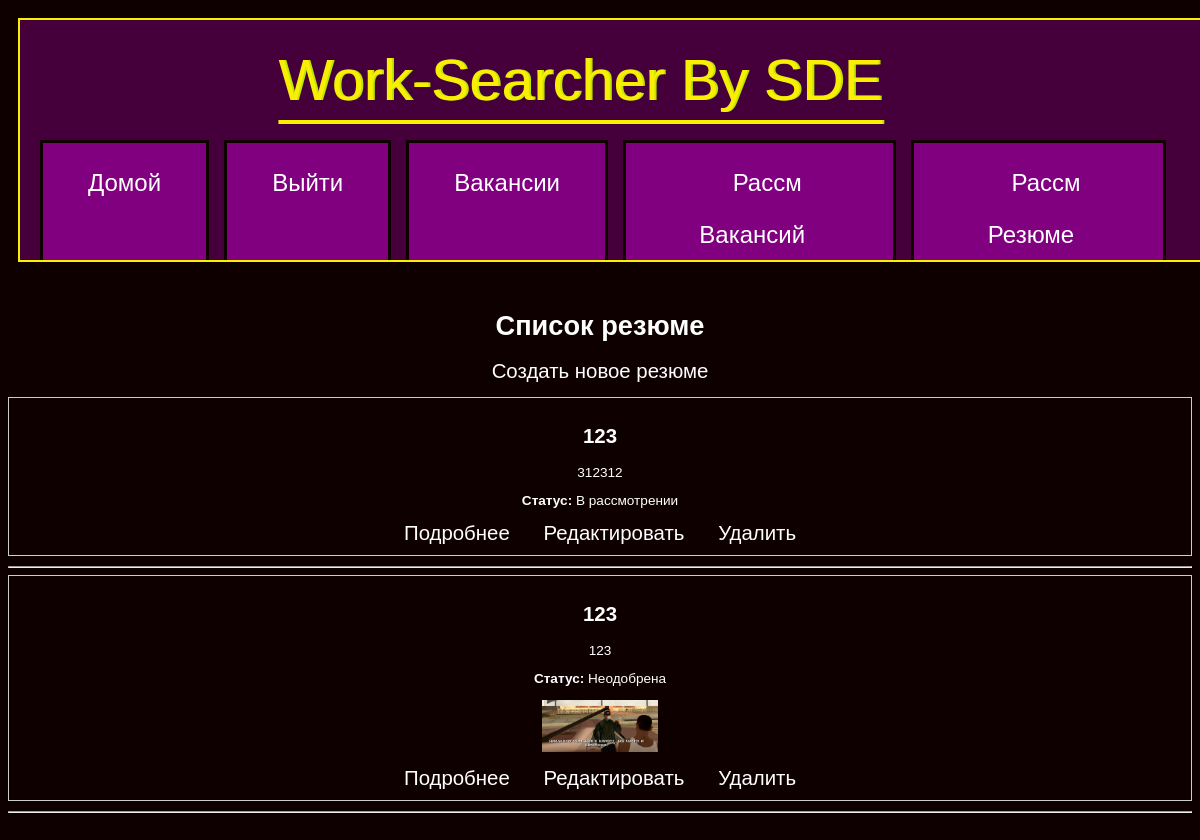
The page /resumes (signed in) on the database its author committed.
### Model/models.py (models this page shows)
class Resume(db.Model):
    id = db.Column(db.Integer, primary_key=True)
    title = db.Column(db.String(300), nullable=False)
    description = db.Column(db.Text, nullable=False)
    skills = db.Column(db.String(200))
    image_filename = db.Column(db.String(300))
    user_id = db.Column(db.Integer, db.ForeignKey('user.id'), nullable=False)
    user = db.relationship('User', backref=db.backref('resumes', lazy=True))
    status = db.Column(db.Boolean, nullable=True)

### Controller/CZN.py (the view)
@CZN.route("/resumes")
@login_required
def resumes():
    resumes = Resume.query.filter_by(user=current_user).all()
    return render_template('resumes.html', resumes=reversed(resumes))

### app.py (called while the page is built)
@login_manager.user_loader
def load_user(user_id):
    return User.query.get(int(user_id))

### templates/resumes.html (shortened to what this page needs)
{% extends "base.html" %}
{% block content %}
    <h1>Список резюме</h1>
    <a href="{{ url_for('resume.create_resume') }}">Создать новое резюме</a>
    {% for resume in resumes %}
        <div class="resume-box">
            <h2>{{ resume.title }}</h2>
            <p>{{ resume.skills }}</p>
            <p><strong>Статус:</strong> {% if resume.status==None %}В рассмотрении{% elif resume.status %}Одобрена{% else %}Неодобрена{% endif %}</p>
            {% if resume.image_filename %}
                <img src="{{ url_for('static', filename='img/resume_uploads/' + resume.image_filename) }}" alt="{{ resume.title }} Image" class="resume-image">
            {% endif %}
            <a href="{{ url_for('resume.detail_resume', resume_id=resume.id) }}">Подробнее</a>
            <a href="{{ url_for('resume.edit_resume', resume_id=resume.id) }}">Редактировать</a>
            <a href="{{ url_for('resume.delete_resume', resume_id=resume.id) }}">Удалить</a>
        </div>
        <hr>
    {% endfor %}
{% endblock %}

### static/styles.css (style rules this page uses)
html { height:100%; }
body { background: #0f0000; color : #ffffff; font-family: "helterskelter", sans-serif; -webkit-background-size: cover; }
a { text-decoration: none; color: #ffffff; font-size: 150%; padding: 15px; }
.resume-box { border: 1px solid #ccc; padding: 10px; margin-bottom: 10px; }
.resume-image { max-width: 10%; height: auto; display: block; margin: auto; margin-bottom: 15px; }

### rows shown on the page
Resume: title "123", skills "312312", shows "В рассмотрении"
Resume: title "123", skills "123", status "Неодобрена", image_filename (picture)
